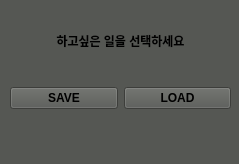
<?xml version="1.0" encoding="UTF-8"?>
<ui version="4.0">
 <class>MainWindow</class>
 <widget class="QMainWindow" name="MainWindow">
  <property name="geometry">
   <rect>
    <x>0</x>
    <y>0</y>
    <width>239</width>
    <height>164</height>
   </rect>
  </property>
  <property name="windowTitle">
   <string>MainWindow</string>
  </property>
  <property name="styleSheet">
   <string notr="true">background-color: rgb(85, 87, 83);</string>
  </property>
  <widget class="QWidget" name="centralwidget">
   <widget class="QWidget" name="layoutWidget">
    <property name="geometry">
     <rect>
      <x>10</x>
      <y>0</y>
      <width>221</width>
      <height>109</height>
     </rect>
    </property>
    <layout class="QGridLayout" name="gridLayout_2">
     <item row="3" column="0">
      <widget class="QPushButton" name="save_windows">
       <property name="minimumSize">
        <size>
         <width>0</width>
         <height>0</height>
        </size>
       </property>
       <property name="font">
        <font>
         <weight>75</weight>
         <bold>true</bold>
        </font>
       </property>
       <property name="styleSheet">
        <string notr="true">background-color: rgb(85, 87, 83);</string>
       </property>
       <property name="text">
        <string>SAVE</string>
       </property>
       <property name="iconSize">
        <size>
         <width>16</width>
         <height>16</height>
        </size>
       </property>
      </widget>
     </item>
     <item row="3" column="1">
      <widget class="QPushButton" name="load_windows">
       <property name="font">
        <font>
         <weight>75</weight>
         <bold>true</bold>
        </font>
       </property>
       <property name="layoutDirection">
        <enum>Qt::LeftToRight</enum>
       </property>
       <property name="styleSheet">
        <string notr="true">background-color: rgb(85, 87, 83);</string>
       </property>
       <property name="text">
        <string>LOAD</string>
       </property>
       <property name="iconSize">
        <size>
         <width>16</width>
         <height>16</height>
        </size>
       </property>
      </widget>
     </item>
     <item row="2" column="0">
      <widget class="QLabel" name="label_2">
       <property name="sizePolicy">
        <sizepolicy hsizetype="Preferred" vsizetype="Preferred">
         <horstretch>0</horstretch>
         <verstretch>0</verstretch>
        </sizepolicy>
       </property>
       <property name="minimumSize">
        <size>
         <width>0</width>
         <height>0</height>
        </size>
       </property>
       <property name="maximumSize">
        <size>
         <width>16777215</width>
         <height>60</height>
        </size>
       </property>
       <property name="lineWidth">
        <number>1</number>
       </property>
       <property name="text">
        <string/>
       </property>
      </widget>
     </item>
     <item row="1" column="0" colspan="2">
      <widget class="QLabel" name="label">
       <property name="font">
        <font>
         <weight>75</weight>
         <bold>true</bold>
        </font>
       </property>
       <property name="styleSheet">
        <string notr="true"/>
       </property>
       <property name="text">
        <string>하고싶은 일을 선택하세요</string>
       </property>
       <property name="alignment">
        <set>Qt::AlignCenter</set>
       </property>
      </widget>
     </item>
     <item row="0" column="0">
      <widget class="QLabel" name="label_3">
       <property name="sizePolicy">
        <sizepolicy hsizetype="Preferred" vsizetype="Preferred">
         <horstretch>0</horstretch>
         <verstretch>0</verstretch>
        </sizepolicy>
       </property>
       <property name="minimumSize">
        <size>
         <width>0</width>
         <height>0</height>
        </size>
       </property>
       <property name="maximumSize">
        <size>
         <width>16777215</width>
         <height>60</height>
        </size>
       </property>
       <property name="lineWidth">
        <number>1</number>
       </property>
       <property name="text">
        <string/>
       </property>
      </widget>
     </item>
    </layout>
   </widget>
  </widget>
  <widget class="QMenuBar" name="menubar">
   <property name="geometry">
    <rect>
     <x>0</x>
     <y>0</y>
     <width>239</width>
     <height>25</height>
    </rect>
   </property>
  </widget>
  <widget class="QStatusBar" name="statusbar"/>
 </widget>
 <resources/>
 <connections/>
</ui>
